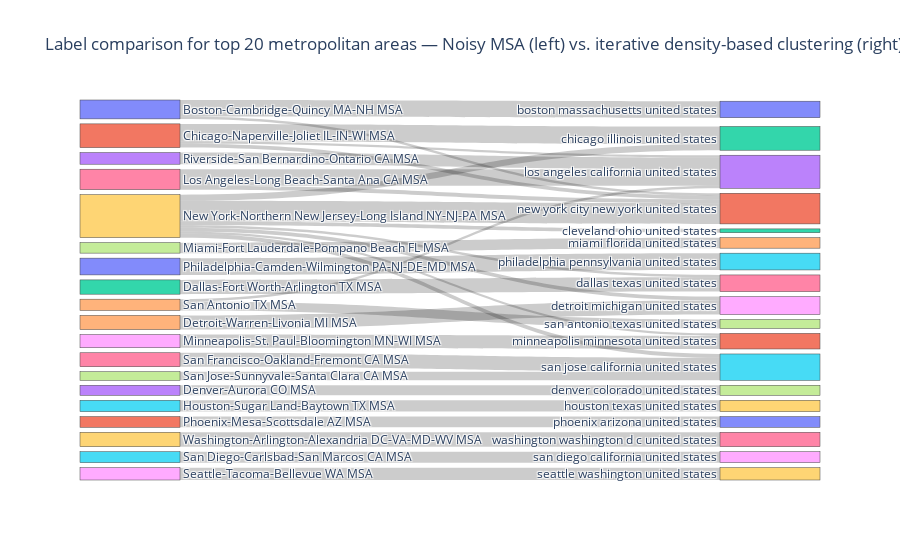

Write notebook code for a chart like this one.
### Code cell
# noisy MSA vs. clustering label comparison
top_n = 20
gdf_plt = gdf_us[['msa', 'cluster', 'population']].dropna()
top_msa = gdf_plt.groupby('msa').population.sum().nlargest(top_n).index
top_clus = gdf_plt.groupby('cluster').population.sum().nlargest(top_n).index
gdf_plt = gdf_plt.loc[gdf_plt.msa.isin(top_msa) & gdf_plt.cluster.isin(top_clus)]
flows = gdf_plt.groupby(['msa', 'cluster']).size().reset_index(name = 'value')
labels = pd.Index(pd.concat([flows.msa, flows.cluster]).unique())
label_map = {k: i for i, k in enumerate(labels)}

fig = go.Figure(go.Sankey(
    node = dict(
        label = labels.tolist(),
        pad = 5,
        thickness = 100),
    link = dict(
        source = flows.msa.map(label_map),
        target = flows.cluster.map(label_map),
        value = np.log10(flows.value))))
fig.update_layout(title = f'Label comparison for top {top_n} metropolitan areas — Noisy MSA (left) vs. iterative density-based clustering (right)')
fig.show()

### Figure 1 — Plotly figure (JSON) as saved in the notebook; plotly's stock layout.template omitted (floating-point values rounded to 4 significant figures)
{"data": [{"link": {"source": [0, 0, 1, 1, 1, 1, 1, 2, 2, 3, 4, 4, 4, 5, 5, 6, 6, 6, 6, 6, 6, 6, 7, 7, 7, 8, 8, 9, 9, 9, 9, 9, 9, 9, 9, 9, 9, 9, 9, 9, 10, 10, 10, 10, 10, 11, 12, 12, 13, 13, 13, 13, 14, 14, 14, 14, 15, 16, 16, 16, 17, 17, 18, 18, 19, 19], "target": [20, 21, 22, 23, 24, 21, 25, 22, 26, 27, 20, 28, 21, 20, 29, 20, 27, 28, 23, 24, 21, 30, 26, 23, 24, 31, 25, 22, 32, 26, 28, 29, 33, 23, 31, 21, 25, 34, 35, 36, 31, 21, 25, 34, 36, 30, 33, 21, 22, 23, 31, 21, 32, 23, 31, 37, 38, 22, 21, 35, 26, 35, 32, 39, 27, 36], "value": [2.079, 0.301, 2.212, 0.301, 0.0, 0.4771, 0.0, 0.0, 1.799, 1.255, 0.0, 1.785, 0.0, 0.0, 1.431, 0.0, 0.0, 0.0, 2.1, 0.0, 0.4771, 0.0, 0.0, 0.0, 1.322, 1.663, 0.0, 0.7782, 0.4771, 0.301, 0.4771, 0.0, 0.0, 0.0, 0.301, 2.607, 0.0, 0.0, 0.4771, 0.0, 0.0, 0.0, 2.114, 0.0, 0.0, 1.342, 0.0, 0.0, 0.0, 1.462, 0.0, 0.0, 0.0, 0.301, 0.0, 1.114, 1.38, 0.0, 0.0, 1.763, 0.0, 1.079, 0.0, 1.556, 0.0, 1.82]}, "node": {"label": ["Boston-Cambridge-Quincy MA-NH MSA", "Chicago-Naperville-Joliet IL-IN-WI MSA", "Dallas-Fort Worth-Arlington TX MSA", "Denver-Aurora CO MSA", "Detroit-Warren-Livonia MI MSA", "Houston-Sugar Land-Baytown TX MSA", "Los Angeles-Long Beach-Santa Ana CA MSA", "Miami-Fort Lauderdale-Pompano Beach FL MSA", "Minneapolis-St. Paul-Bloomington MN-WI MSA", "New York-Northern New Jersey-Long Island NY-NJ-PA MSA", "Philadelphia-Camden-Wilmington PA-NJ-DE-MD MSA", "Phoenix-Mesa-Scottsdale AZ MSA", "Portland-Vancouver-Beaverton OR-WA MSA", "Riverside-San Bernardino-Ontario CA MSA", "San Antonio TX MSA", "San Diego-Carlsbad-San Marcos CA MSA", "San Francisco-Oakland-Fremont CA MSA", "San Jose-Sunnyvale-Santa Clara CA MSA", "Seattle-Tacoma-Bellevue WA MSA", "Washington-Arlington-Alexandria DC-VA-MD-WV MSA", "boston massachusetts united states", "new york city new york united states", "chicago illinois united states", "los angeles california united states", "miami florida united states", "philadelphia pennsylvania united states", "dallas texas united states", "denver colorado united states", "detroit michigan united states", "houston texas united states", "phoenix arizona united states", "minneapolis minnesota united states", "cleveland ohio united states", "kansas city missouri united states", "sacramento california united states", "san jose california united states", "washington washington d c united states", "san antonio texas united states", "san diego california united states", "seattle washington united states"], "pad": 5, "thickness": 100}, "type": "sankey"}], "layout": {"title": {"text": "Label comparison for top 20 metropolitan areas — Noisy MSA (left) vs. iterative density-based clustering (right)"}}}
